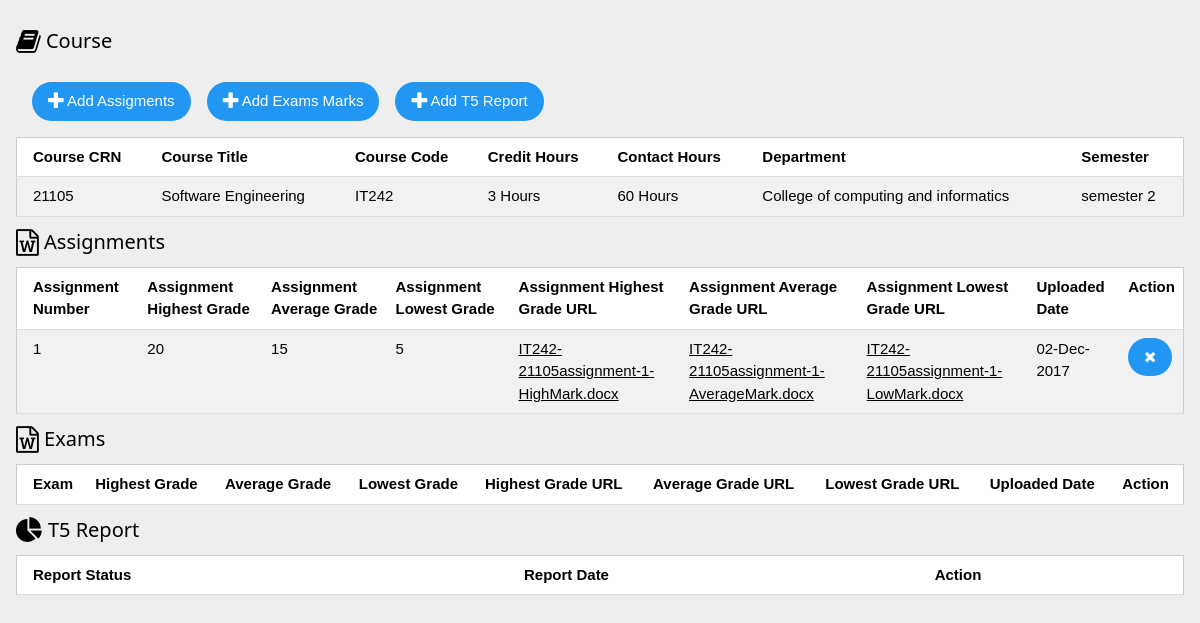
Screenshot of /crs.php?crs_id=21105 (signed in) with the database file from the repository.
### tables this page shows
CREATE TABLE `courses` (
  `course_ID` int(11) NOT NULL,
  `course_title` varchar(45) DEFAULT NULL,
  `course_code` varchar(45) DEFAULT NULL,
  `credit_hours` int(11) DEFAULT NULL,
  `contact_hours` int(11) DEFAULT NULL,
  `dept_dept_ID` int(11) NOT NULL,
  `semster` varchar(45) DEFAULT NULL
);

CREATE TABLE `dept` (
  `dept_ID` int(11) NOT NULL,
  `dept_name` varchar(45) DEFAULT NULL
);

CREATE TABLE `asgn` (
  `asgn_ID` int(11) NOT NULL,
  `asgn_no` int(11) NOT NULL,
  `asgn_high_grade` int(11) DEFAULT NULL,
  `asgn_high_url` varchar(455) DEFAULT NULL,
  `asgn_avg_grade` int(11) DEFAULT NULL,
  `asgn_avg_url` varchar(455) DEFAULT NULL,
  `asgn_low_grade` int(11) DEFAULT NULL,
  `asgn_low_url` varchar(455) DEFAULT NULL,
  `users_has_courses1_users_users_ID` int(11) NOT NULL,
  `users_has_courses1_courses_course_ID` int(11) NOT NULL,
  `asgn_date` datetime(2) DEFAULT CURRENT_TIMESTAMP
);

### functions/course.php (called while the page is built, shortened)
<?php
function getCrs($crs_id){
    include "$_SERVER[DOCUMENT_ROOT]/project/config.php";
    $sql = "SELECT * FROM courses WHERE course_ID= '$crs_id'";
    $result = $conn->query($sql);
    return $result;
}
?>

### functions/dept.php (called while the page is built, shortened)
<?php
function displayDept($dept_id){
    include "$_SERVER[DOCUMENT_ROOT]/project/config.php";
    $sql = "SELECT dept_name from dept WHERE dept_ID= '$dept_id'";
    $result = $conn->query($sql);
    $row = $result->fetch_assoc();
    $dept_name= $row['dept_name'];
    return $dept_name;
}
?>

### functions/asgn.php (called while the page is built, shortened)
<?php
function getUserAsgn($user_id, $crs_id){
    include "$_SERVER[DOCUMENT_ROOT]/project/config.php";
    $sql = "SELECT asgn.* FROM asgn INNER JOIN users_has_courses1 ON users_has_courses1.courses_course_ID=asgn.users_has_courses1_courses_course_ID WHERE users_has_courses1.users_users_ID='$user_id' AND users_has_courses1.courses_course_ID='$crs_id'";
    $result = $conn->query($sql);
     if($result === FALSE){
         echo "No Assignments !";
     }else{
    return $result;
     }
}
?>

### crs.php (the view, shortened to what this page needs)
<!DOCTYPE html>
<html lang="en">
	<head>
		<link href="../project/css/w3.css" rel="stylesheet">
		<link href="../project/css/font-awesome.min.css" rel="stylesheet">
	</head>
	<body style='background-color:#eee'>
       <?php
        if ($_SESSION['authorized'] === true && $_SESSION['user_role'] == 1 && isset($_GET['crs_id'])){
            $crs_id = $_GET['crs_id'];
		}else {
        header ('Location: index.php');
		}
        include "$_SERVER[DOCUMENT_ROOT]/project/functions/user_crs.php";
        include "$_SERVER[DOCUMENT_ROOT]/project/functions/course.php";
        include "$_SERVER[DOCUMENT_ROOT]/project/functions/dept.php";
        include "$_SERVER[DOCUMENT_ROOT]/project/functions/asgn.php";
?>
        <div class="w3-container  w3-margin-top ">
		<h4 class='w3-left-align'><i class="fa fa-book fa-lg " aria-hidden="true"></i> Course</h4>
		<table class="w3-table-all w3-center">
           <tr>
           <th>Course CRN</th>
            <th>Course Title</th>
            <th>Course Code</th>
              <th>Credit Hours</th>
              <th>Contact Hours</th>
              <th>Department</th>
              <th>Semester</th>
            </tr>
		<?php
            $crs= getCrs($crs_id);
            $row=mysqli_fetch_assoc($crs);
                echo "<tr><td>".$row['course_ID']."</td><td>".$row['course_title']."</td><td>".$row['course_code']."</td><td>".$row['credit_hours']." Hours</td><td>".$row['contact_hours']." Hours</td><td>";echo displayDept($row['dept_dept_ID']);echo "</td><td>".$row['semster']."</td></tr>";
            echo "<a class=' w3-button w3-round-xxlarge w3-blue w3-section w3-margin-left'   href='asgn.php?crs_id=".$row['course_ID']."&user_id=".$_SESSION['user_id']."&crs_code=".$row['course_code']."' > <i class='fa fa-plus fa-lg ' aria-hidden='true'></i> Add Assigments</a>";
            echo "<a class=' w3-button w3-round-xxlarge w3-blue w3-section w3-margin-left'   href='add_exam.php?crs_id=".$row['course_ID']."&user_id=".$_SESSION['user_id']."&crs_code=".$row['course_code']."' ><i class='fa fa-plus fa-lg ' aria-hidden='true'></i> Add Exams Marks</a>";
             echo "<a class=' w3-button w3-round-xxlarge w3-blue w3-section w3-margin-left'   href='add_t5.php?crs_id=".$row['course_ID']."&user_id=".$_SESSION['user_id']."&crs_code=".$row['course_code']."&crs_title=".$row['course_title']."' ><i class='fa fa-plus fa-lg ' aria-hidden='true'></i> Add T5 Report</a>";
            ?>
            </table>
            <h4 class='w3-left-align'><i class="fa fa-file-word-o fa-lg " aria-hidden="true"></i> Assignments</h4>
            <table class="w3-table-all w3-center">
           <tr>
            <th>Assignment Number</th>
            <th>Assignment Highest Grade</th>
             <th>Assignment Average Grade</th>
             <th>Assignment Lowest Grade</th>
              <th>Assignment Highest Grade URL</th>
              <th>Assignment Average Grade URL</th>
              <th>Assignment Lowest Grade URL</th>
              <th>Uploaded Date</th>
              <th>Action</th>
            </tr>
            <?php
                $asgn = getUserAsgn($_SESSION['user_id'], $crs_id);
                 while($row = mysqli_fetch_assoc($asgn)){
                     echo "<tr><td>".$row['asgn_no']."</td><td>".$row['asgn_high_grade']."</td><td>".$row['asgn_avg_grade']."</td><td>".$row['asgn_low_grade']."</td><td><a href='".$row['asgn_high_url']."'>".substr($row['asgn_high_url'],22)."</a></td><td><a href='".$row['asgn_avg_url']."'>".substr($row['asgn_avg_url'],22)."</a></td><td><a href='".$row['asgn_low_url']."'>".substr($row['asgn_low_url'],22)."</a></td><td>".date("d-M-Y", strtotime($row['asgn_date']))."</td><td> <a class=' w3-button w3-round-xxlarge w3-blue' id='del'  href='delete_asgn.php?asgn_id=".$row['asgn_ID'].'&crs_id='.$crs_id."' title='Delete'><i class='fa fa-times' aria-hidden='true'></i></a></td></tr>";
                }
                ?>
            </table>
            <h4 class='w3-left-align'><i class="fa fa-file-word-o fa-lg " aria-hidden="true"></i> Exams</h4>
            <table class="w3-table-all w3-center">
           <tr>
            <th>Exam</th>
            <th>Highest Grade</th>
             <th>Average Grade</th>
             <th>Lowest Grade</th>
              <th>Highest Grade URL</th>
              <th>Average Grade URL</th>
              <th>Lowest Grade URL</th>
              <th>Uploaded Date</th>
              <th>Action</th>
            </tr>
            </table>
            <h4 class='w3-left-align'><i class="fa fa-pie-chart fa-lg " aria-hidden="true"></i> T5 Report</h4>
            <table class="w3-table-all w3-center">
           <tr>
            <th>Report Status</th>
            <th>Report Date</th>
              <th>Action</th>
            </tr>
            </table>
            </div>
	</body>
</html>

### css/w3.css (style rules this page uses)
html { box-sizing:border-box }
*,*:before,*:after { box-sizing:inherit }
html { -ms-text-size-adjust:100%;-webkit-text-size-adjust:100% }
body { margin:0 }
a { background-color:transparent;-webkit-text-decoration-skip:objects }
html,body { font-family:Verdana,sans-serif;font-size:15px;line-height:1.5 }
html { overflow-x:hidden }
h4 { font-size:20px }
h1,h2,h3,h4,h5,h6 { font-family:"Segoe UI",Arial,sans-serif;font-weight:400;margin:10px 0 }
a { color:inherit }
.w3-table,.w3-table-all { border-collapse:collapse;border-spacing:0;width:100%;display:table }
.w3-table-all { border:1px solid #ccc }
.w3-bordered tr,.w3-table-all tr { border-bottom:1px solid #ddd }
.w3-table-all tr:nth-child(odd) { background-color:#fff }
.w3-table-all tr:nth-child(even) { background-color:#f1f1f1 }
.w3-table td,.w3-table th,.w3-table-all td,.w3-table-all th { padding:8px 8px;display:table-cell;text-align:left;vertical-align:top }
.w3-table th:first-child,.w3-table td:first-child,.w3-table-all th:first-child,.w3-table-all td:first-child { padding-left:16px }
.w3-btn,.w3-button { border:none;display:inline-block;outline:0;padding:8px 16px;vertical-align:middle;overflow:hidden;text-decoration:none;color:inherit;background-color:inherit;text-align:center;cursor:pointer;white-space:nowrap }
.w3-btn,.w3-button { -webkit-touch-callout:none;-webkit-user-select:none;-khtml-user-select:none;-moz-user-select:none;-ms-user-select:none;user-select:none }
.w3-container:after,.w3-container:before,.w3-panel:after,.w3-panel:before,.w3-row:after,.w3-row:before,.w3-row-padding:after,.w3-row-padding:before, .w3-cell-row:before,.w3-cell-row:after,.w3-clear:after,.w3-clear:before,.w3-bar:before,.w3-bar:after { content:"";display:table;clear:both }
.w3-round-xxlarge { border-radius:32px }
.w3-container,.w3-panel { padding:0.01em 16px }
.w3-left-align { text-align:left!important }
.w3-center { text-align:center!important }
.w3-section,.w3-code { margin-top:16px!important;margin-bottom:16px!important }
.w3-margin-top { margin-top:16px!important }
.w3-margin-left { margin-left:16px!important }
.w3-blue,.w3-hover-blue:hover { color:#fff!important;background-color:#2196F3!important }

### rows the page displays
courses: course_ID "21105", course_title "Software Engineering", course_code "IT242", credit_hours "3", contact_hours "60", dept_dept_ID.dept_name "College of computing and informatics", semster "semester 2"
asgn: asgn_no "1", asgn_high_grade "20", asgn_avg_grade "15", asgn_low_grade "5", asgn_high_url "IT242-21105assignment-1-HighMark.docx", asgn_avg_url "IT242-21105assignment-1-AverageMark.docx", asgn_low_url "IT242-21105assignment-1-LowMark.docx", asgn_date "02-Dec-2017"
